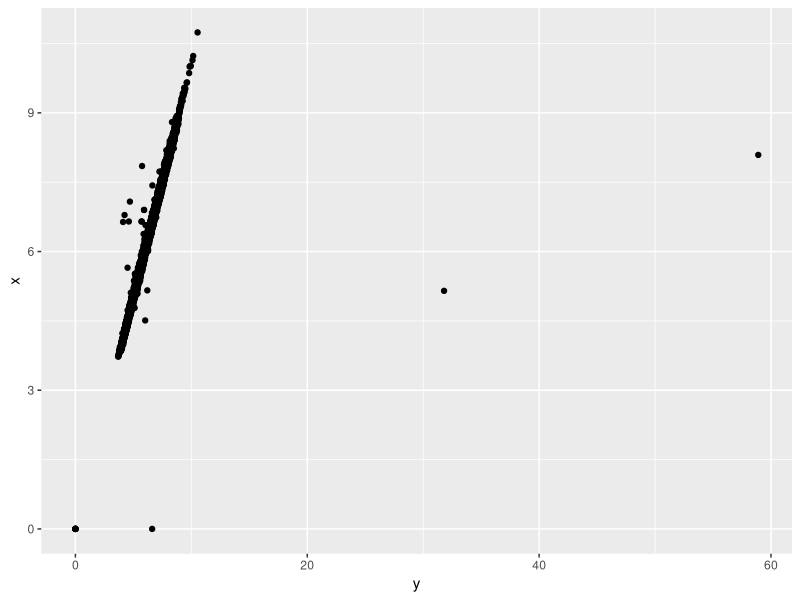
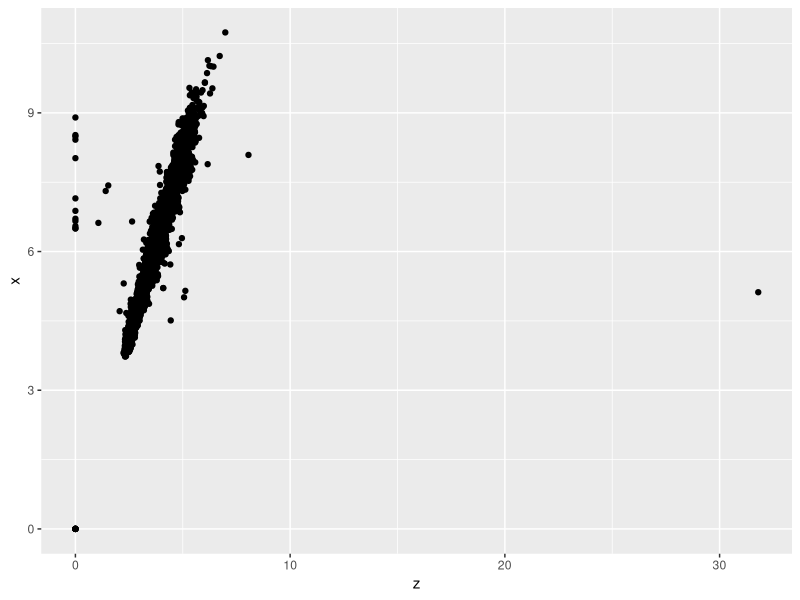
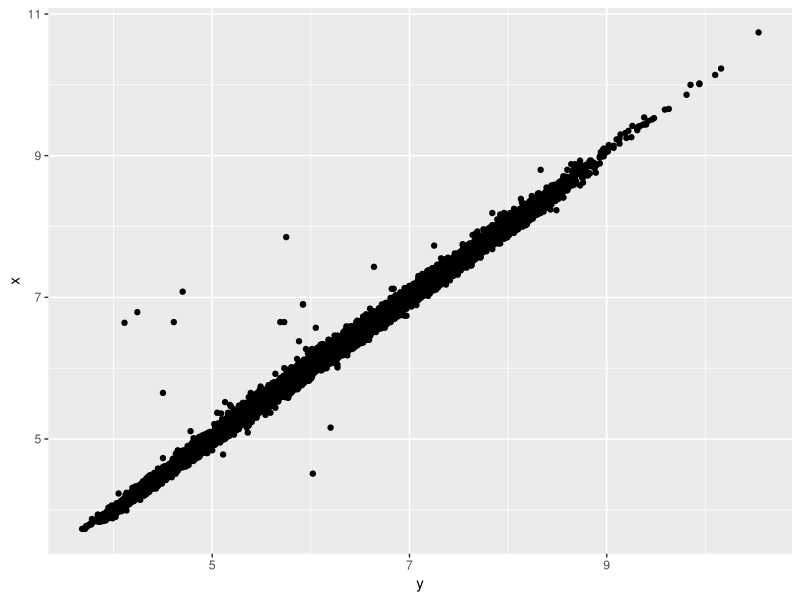
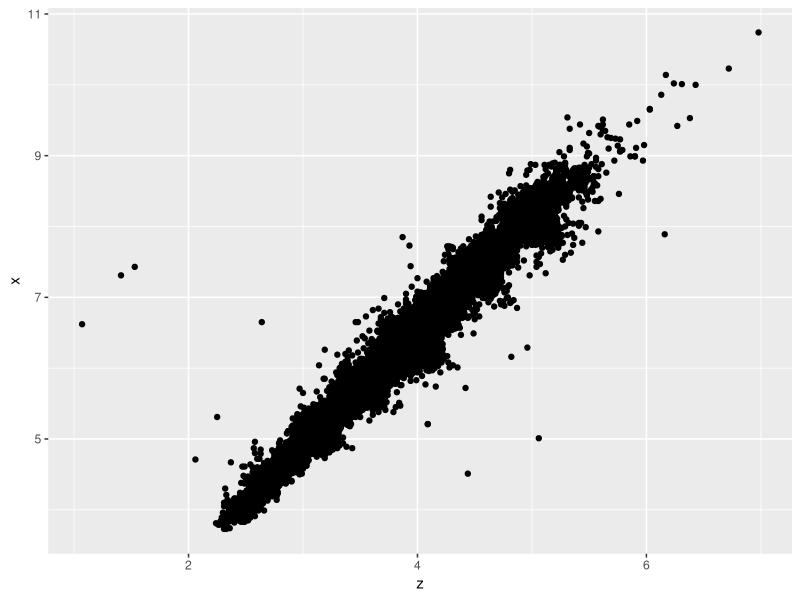

Generate these figures, in order, with R:
## ---- chunk 1
library(tidyverse)

# Count the diamonds in each cut
count(diamonds, cut)

## ---- chunk 2
# Randomly select 1% of the diamond data
reduced_diamonds <- sample_frac(diamonds, .01)
reduced_diamonds
## ---- chunk 3
# Find average size of top 100 diamonds of each clarity category
top_hundred_size <- diamonds %>%
  group_by(clarity) %>%
  mutate(area.xyz = x*y*z) %>%
  arrange(area.xyz)
  
top_hundred_size %>%
  dplyr::top_n(100, area.xyz) %>%
  summarize(average.area = mean(area.xyz))

## ---- chunk 4
# plot x vs y, x vs z
ggplot(diamonds) +
  geom_point(aes(y = x, x = y))
  
ggplot(diamonds) +
  geom_point(aes(y = x, x = z))
## ---- chunk 5
# Remove outliers
rm_outliers <- diamonds %>%
  filter(x > 0, y > 0 , z > 0) %>%
  filter( y/x < 4, z/x < 4)
  
ggplot(rm_outliers) +
  geom_point(aes(y = x, x = y))

ggplot(rm_outliers) +
  geom_point(aes(y = x, x = z))
